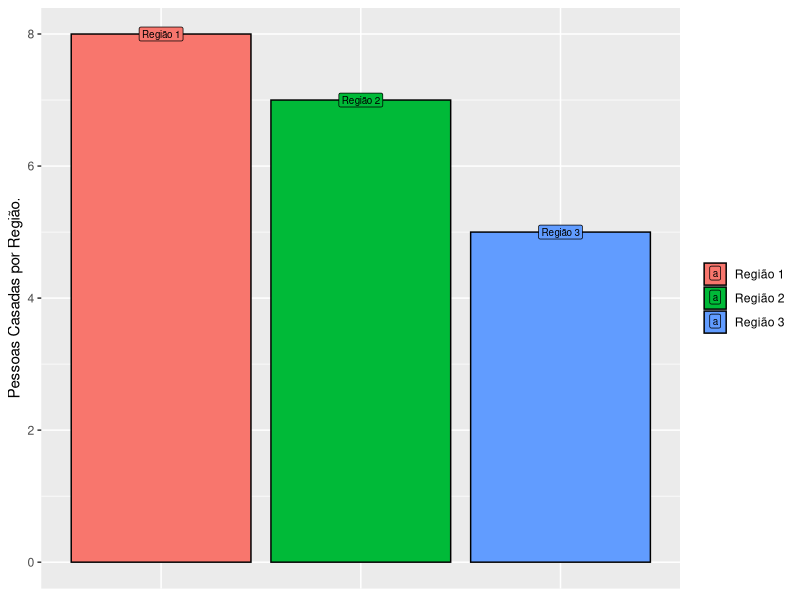
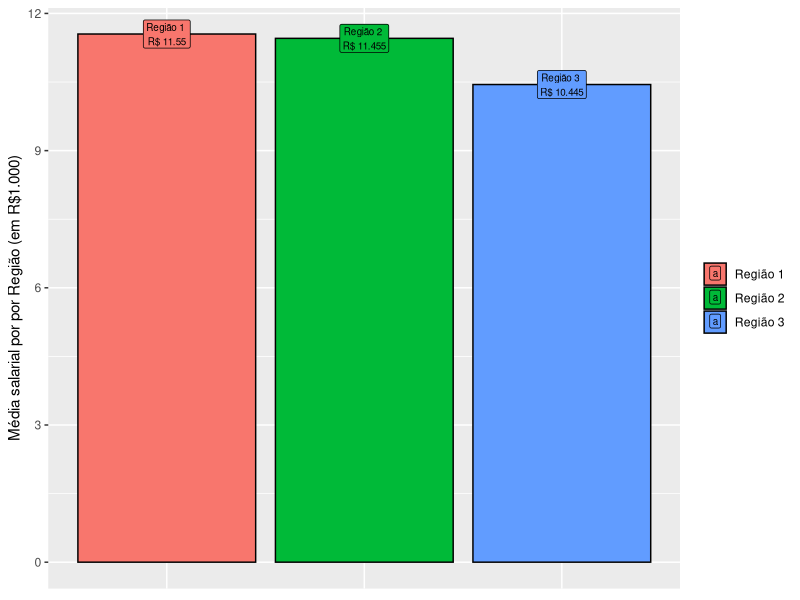
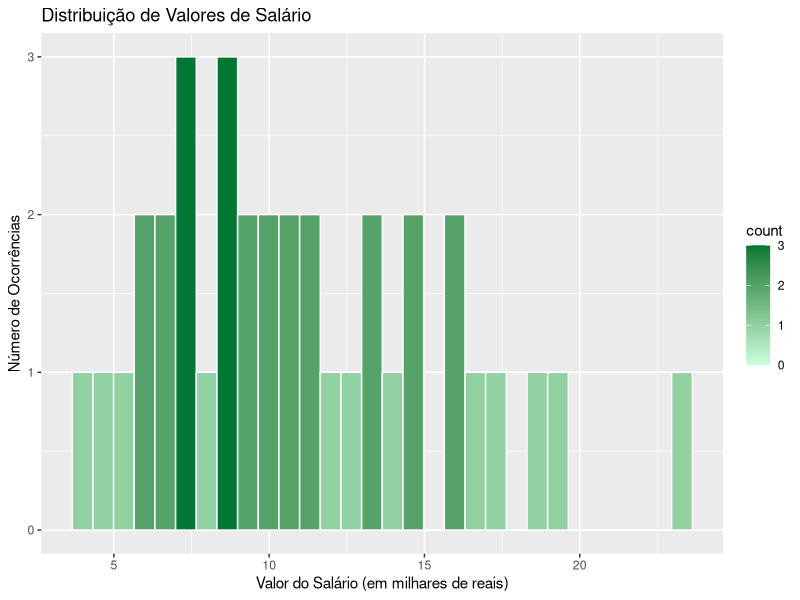

The R script that drew these images, in order:
library(ggplot2)
library(ggrepel)
library(gridExtra)
library(reshape2)
library(scales)
options("scipen"=999, "digits"=4)
data_db <- read.csv("exercicio.csv", header=T)

# Em qual região estão presentes a maior concentração de casados------------------------------
regioes_estado_civil <- data.frame(regions=c("Região 1","Região 2","Região 3"),
                                   value=c(NROW(subset(subset(data_db, REGIAO==1), ESTCIVIL==2)),
                                           NROW(subset(subset(data_db, REGIAO==2), ESTCIVIL==2)),
                                           NROW(subset(subset(data_db, REGIAO==3), ESTCIVIL==2))))

ggplot(regioes_estado_civil, 
       aes(x=regions, 
           y=value, fill=regions, 
           order=regions,
           label=regions)) + 
  geom_bar(position='dodge', stat='identity', color='black') +
  theme(axis.title.x=element_blank(),
        axis.text.x=element_blank(),
        axis.ticks.x=element_blank()) +
  labs(y="Pessoas Casadas por Região.") +
  geom_label(position="stack", size=2.5, color="black") +
  guides(fill=guide_legend(title=NULL))
#----------------------------------------------------------------------------------------------

# Qual é o salário médio das pessoas em cada região -------------------------------------------
sal_regioes <- data.frame(regions=c("Região 1","Região 2","Região 3"),
                          value=c(mean(subset(data_db, REGIAO==1)$SALARIO),
                                  mean(subset(data_db, REGIAO==2)$SALARIO),
                                  mean(subset(data_db, REGIAO==3)$SALARIO)))

ggplot(sal_regioes, 
       aes(x=regions, 
           y=value, 
           fill=regions, 
           order=regions,
           label=paste(regions, "\nR$", round(value, digits = 3)))) + 
  geom_bar(position='dodge', stat='identity', color='black') +
  theme(axis.title.x=element_blank(),
        axis.text.x=element_blank(),
        axis.ticks.x=element_blank()) +
  labs(y="Média salarial por por Região (em R$1.000)") +
  geom_label(position="stack", size=2.5, color="black") +
  guides(fill=guide_legend(title=NULL))

#----------------------------------------------------------------------------------------------

# Histograma Salário --------------------------------------------------------------------------
ggplot(data=data_db, aes(SALARIO)) + 
  geom_histogram(
    col="#ffffff", 
    # alpha = .5,
    aes(fill=..count..)) + 
  scale_fill_gradient(low = "#CCFFDD", high = "#007733") +
  labs(title="Distribuição de Valores de Salário") +
  labs(x="Valor do Salário (em milhares de reais)", y="Número de Ocorrências")
#----------------------------------------------------------------------------------------------
